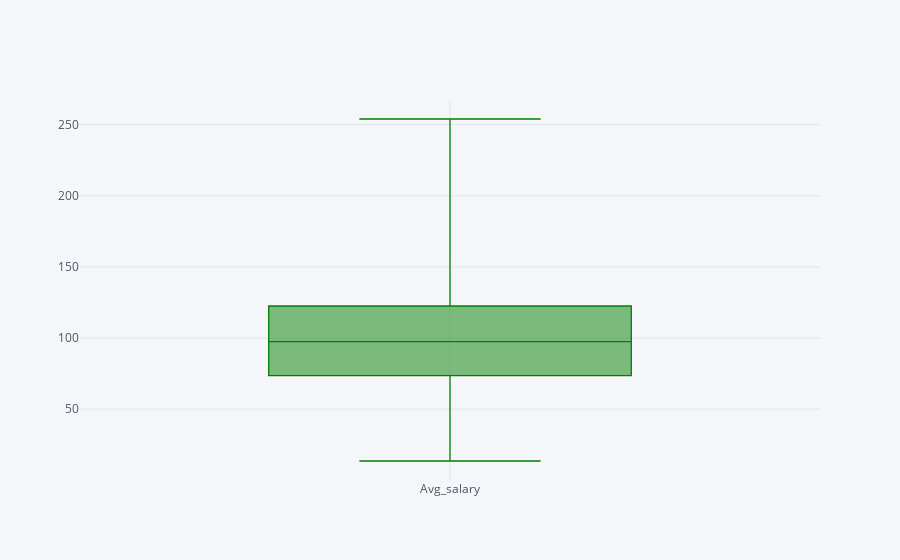

The notebook cell saved with this chart:
### Code cell
df['Avg_salary'].iplot(kind='box',bins=30,color='green')

### Figure 1 — Plotly figure (JSON) as saved in the notebook; plotly's stock layout.template omitted (floating-point values rounded to 4 significant figures; data arrays with more than 128 entries replaced by an {"elided": "..."} marker saying what was removed)
{"data": [{"boxpoints": false, "line": {"width": 1.3}, "marker": {"color": "rgba(0, 128, 0, 1.0)"}, "name": "Avg_salary", "orientation": "v", "type": "box", "y": {"elided": "742 float values"}}], "layout": {"legend": {"bgcolor": "#F5F6F9", "font": {"color": "#4D5663"}}, "paper_bgcolor": "#F5F6F9", "plot_bgcolor": "#F5F6F9", "title": {"font": {"color": "#4D5663"}}, "xaxis": {"gridcolor": "#E1E5ED", "showgrid": true, "tickfont": {"color": "#4D5663"}, "title": {"font": {"color": "#4D5663"}, "text": ""}, "zerolinecolor": "#E1E5ED"}, "yaxis": {"gridcolor": "#E1E5ED", "showgrid": true, "tickfont": {"color": "#4D5663"}, "title": {"font": {"color": "#4D5663"}, "text": ""}, "zerolinecolor": "#E1E5ED"}}}
